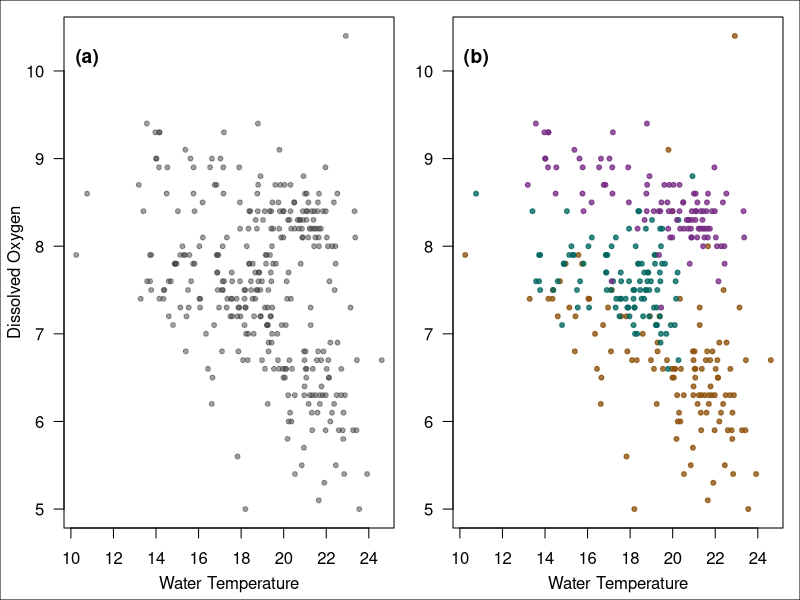

Reproduce this figure in R. (Note: this script raises an error after producing the figure.)
##############################################################
# Linear Mixed Effects Modeling
# IEP Micro-Training
# Created by Jereme W. Gaeta, IEP & CDFW
# email: Jereme.Gaeta@Wildlife.ca.gov
##############################################################

#~~~~~~~~~~~~~~~~~~~~~~~~~~~~~~~~~~~~~~~~~~
#~ Reset your environment:
#~~~~~~~~~~~~~~~~~~~~~~~~~~~~~~~~~~~~~~~~~~

# rm(list=ls())
# graphics.off()

#~~~~~~~~~~~~~~~~~~~~~~~~~~~~~~~~~~~~~~~~~~
#~ Load Libraries and custom function
#~~~~~~~~~~~~~~~~~~~~~~~~~~~~~~~~~~~~~~~~~~

library(lme4)
library(effects)

# Custom function to add text to the same position on every panel:
plot_label = function(lab="(a)", x_prop=0.08, y_prop=0.92,
                      font_type=2, fcex=1.15, usr=par('usr')){
  x_val = usr[1]+(usr[2]-usr[1])*x_prop
  y_val = usr[3]+(usr[4]-usr[3])*y_prop
  text(x = x_val, y = y_val, labels = lab, font = font_type, cex=fcex)
}


#~~~~~~~~~~~~~~~~~~~~~~~~~~~~~~~~~~~~~~~~~~
#~ Load and explore the data
#~~~~~~~~~~~~~~~~~~~~~~~~~~~~~~~~~~~~~~~~~~

dat3 = read.csv(file = "USGS_SFBWQ_3stations.csv", header=T)

head(dat3)

# set up to for loop through the stations
plot_sta = unique(dat3$Station_Number)
col_mat = matrix(data = c(140,81,10, 1,102,94, 118,42,131),
                 nrow = 3, ncol = 3, byrow = TRUE)

par(mfrow=c(1,2), oma=c(0,1.1,0,0), mar=c(3.5,2,0.75,0.75)+0.1)
plot(dat3$Discrete_Oxygen ~ dat3$Temperature, type="p", las=1, 
     ylab="", xlab = "",
     pch=20, col=gray(0.25,0.5))
plot_label(lab = "(a)", x_prop = 0.07)
mtext(text = "Dissolved Oxygen", side = 2, line = 2)
mtext(text = "Water Temperature", side = 1, line = 2.25)

plot(dat3$Discrete_Oxygen ~ dat3$Temperature, type="n", las=1, 
     ylab="", xlab = "")
mtext(text = "Water Temperature", side = 1, line = 2.25)
for(i in 1:length(plot_sta)){
  sub = subset(dat3, dat3$Station_Number == plot_sta[i])
  points(sub$Discrete_Oxygen ~ sub$Temperature, pch=20,
         col=rgb(col_mat[i,1],col_mat[i,2],col_mat[i,3],
                 maxColorValue = 255, alpha = 200))
}
plot_label(lab = "(b)", x_prop = 0.07)
box(which="outer")

##############################################################
# Random Intercept Mixed Effects Regression
##############################################################

#~~~~~~~~~~~~~~~~~~~~~~~~~~~~~~~~~~~~~~~~~~
#~ Build the linear model
#~~~~~~~~~~~~~~~~~~~~~~~~~~~~~~~~~~~~~~~~~~

mod = lm(Discrete_Oxygen ~ Temperature, data = dat3)
summary(mod)

#~~~~~~~~~~~~~~~~~~~~~~~~~~~~~~~~~~~~~~~~~~
#~ Build the random intercept model
#~~~~~~~~~~~~~~~~~~~~~~~~~~~~~~~~~~~~~~~~~~

# your grouping variable must be a factor:
dat3$fStation = factor(dat3$Station_Number)

mem = lmer(Discrete_Oxygen ~ Temperature + (1|fStation),
           data = dat3, REML = TRUE)
summary(mem)

# extract model variance terms:
sigma_mem = data.frame(VarCorr(mem))[,5]

#~~~~~~~~~~~~~~~~~~~~~~~~~~~~~~~~~~~~~~~~~~
#~ Plot the data and both models:
#~~~~~~~~~~~~~~~~~~~~~~~~~~~~~~~~~~~~~~~~~~

# create a vector that spans the observed range of temperatures for simulations
temp_seq = seq(min(dat3$Temperature), max(dat3$Temperature),
               length.out=100)

# Use the effects package to calculate a 95% CI around the grand mean model

mem_eff=Effect(focal.predictors = "Temperature", mod=mem, 
               xlevels=list(Temperature=temp_seq))
lm_eff=Effect(focal.predictors = "Temperature", mod=mod, 
              xlevels=list(Temperature=temp_seq))

# Use the random effect coefficients to generate random effect predictions 
# across the observed range of temperatures
y_15 = coef(mem)$fStation["15",1] + coef(mem)$fStation["15",2]*temp_seq
y_36 = coef(mem)$fStation["36",1] + coef(mem)$fStation["36",2]*temp_seq
y_649 = coef(mem)$fStation["649",1] + coef(mem)$fStation["649",2]*temp_seq

# plot it
par(mfrow=c(1,1), mar=c(4, 4.5, 1, 1)+0.1, oma=rep(0,4))
plot(dat3$Discrete_Oxygen ~ dat3$Temperature, type="n", las=1, 
     ylab="Dissolved Oxygen", xlab = "Water Temperature")
for(i in 1:length(plot_sta)){
  sub = subset(dat3, dat3$Station_Number == plot_sta[i])
  points(sub$Discrete_Oxygen ~ sub$Temperature, pch=20,
         col=rgb(col_mat[i,1],col_mat[i,2],col_mat[i,3],
                 maxColorValue = 255, alpha = 200))
}
lines(temp_seq, y_36, type="l", lwd=1.5,
      col=rgb(col_mat[1,1],col_mat[1,2],col_mat[1,3],
              maxColorValue = 255, alpha = 225))
lines(temp_seq, y_15, type="l", lwd=1.5,
      col=rgb(col_mat[2,1],col_mat[2,2],col_mat[2,3],
              maxColorValue = 255, alpha = 225))
lines(temp_seq, y_649, type="l", lwd=1.5,
      col=rgb(col_mat[3,1],col_mat[3,2],col_mat[3,3],
              maxColorValue = 255, alpha = 225))

polygon(x = c(temp_seq, temp_seq[100], rev(temp_seq), temp_seq[1]),
        y=c(mem_eff$lower, mem_eff$upper[100], 
            rev(mem_eff$upper), mem_eff$lower[1]),
        col=gray(0.25,0.25), 
        border=NA)

polygon(x = c(temp_seq, temp_seq[100], rev(temp_seq), temp_seq[1]),
        y=c(lm_eff$lower, lm_eff$upper[100], 
            rev(lm_eff$upper), lm_eff$lower[1]),
        col=rgb(0.7,0.1,0.1,maxColorValue = 1,alpha = 0.5), 
        border=NA)
lines(mem_eff$fit~temp_seq, lwd=3.5, col="black")
lines(lm_eff$fit~temp_seq, lwd=3.5, lty=2,
      col=rgb(0.5,0.1,0.1,maxColorValue = 1,alpha = 1))

box(which="outer")


#~~~~~~~~~~~~~~~~~~~~~~~~~~~~~~~~~~~~~~~~~~
#~ Evaluate and compare model fit:
#~~~~~~~~~~~~~~~~~~~~~~~~~~~~~~~~~~~~~~~~~~

#generate mixed effects model predictions and residuals
new_dat = data.frame(Temperature = dat3$Temperature,
                     fStation = dat3$fStation)
mem_pred=predict(object = mem, newdata = new_dat)
mem_resid = c(dat3$Discrete_Oxygen - mem_pred)


lm_hist = hist(residuals(mod), breaks=10, plot = FALSE)
lmer_hist = hist(mem_resid, breaks=10, plot = FALSE)
freq_max = max(c(lm_hist$counts, lmer_hist$counts))*1.05

#quartz()
par(mfrow=c(3,2), mar=c(4, 2.75, 1, 1)+0.1, oma=c(0,2,2.5,0))
plot(dat3$Discrete_Oxygen ~ fitted(mod), type="n", las=1, 
     cex.axis=1.1, ylab="", xlab = "")
plot_label(lab = "(a)")
mtext(text = "Observed", side = 2, line = 2.75)
mtext(text = "Predicted", side = 1, line = 2.5)
for(i in 1:length(plot_sta)){
  index = which(dat3$Station_Number == plot_sta[i])
  points(dat3$Discrete_Oxygen[index] ~ fitted(mod)[index], pch=20,
         col=rgb(col_mat[i,1],col_mat[i,2],col_mat[i,3],
                 maxColorValue = 255, alpha = 200))
}
abline(0,1)
mtext(text = "Simple Linear Regression", side = 3, line = 1, font=2)

plot(dat3$Discrete_Oxygen ~ mem_pred, type="n", las=1, 
     cex.axis=1.1, ylab="", xlab = "")
plot_label(lab = "(b)")
mtext(text = "Predicted", side = 1, line = 2.5)
for(i in 1:length(plot_sta)){
  index = which(dat3$Station_Number == plot_sta[i])
  points(dat3$Discrete_Oxygen[index] ~ mem_pred[index], pch=20,
         col=rgb(col_mat[i,1],col_mat[i,2],col_mat[i,3],
                 maxColorValue = 255, alpha = 200))
}
abline(0,1)
mtext(text = "Random Intercept\nMixed Effects Regression", side = 3, line = 0.5, font=2)

hist(residuals(mod), breaks=10, main="", xlab="", ylab="",cex.axis=1.1,
     xlim=c(-3.35, 3.35), las=1, yaxs="i", ylim=c(0,freq_max))
box(which="plot")
plot_label(lab = "(c)")
mtext(text = "Frequency", side = 2, line = 2.75)
mtext(text = "Residual", side = 1, line = 2.5)

hist(mem_resid, breaks=10, main="", 
     xlab="", ylab="",cex.axis=1.1,
     xlim=c(-3.35, 3.35), las=1, yaxs="i", ylim=c(0,freq_max))
box(which="plot")
plot_label(lab = "(d)")
mtext(text = "Residual", side = 1, line = 2.5)

#~~~~~~~~~~~~~~~~~~~~~~
plot(dat3$Temperature , residuals(mod), type="n", las=1, 
     ylab="", xlab = "",cex.axis=1.1,
     ylim=range(c(residuals(mod), mem_resid)))
plot_label(lab = "(e)")
mtext(text = "Residual", side = 2, line = 2.75)
mtext(text = "Water Temperature", side = 1, line = 2.5)
for(i in 1:length(plot_sta)){
  index = which(dat3$Station_Number == plot_sta[i])
  points(dat3$Temperature[index] , residuals(mod)[index], pch=20,
         col=rgb(col_mat[i,1],col_mat[i,2],col_mat[i,3],
                 maxColorValue = 255, alpha = 200))
}
abline(h=0)

plot(dat3$Temperature , mem_resid, 
     type="n", las=1, cex.axis=1.1,
     ylim=range(c(residuals(mod), mem_resid)),
     ylab="", xlab = "")
plot_label(lab = "(f)")
mtext(text = "Water Temperature", side = 1, line = 2.5)
for(i in 1:length(plot_sta)){
  index = which(dat3$Station_Number == plot_sta[i])
  points(dat3$Temperature[index] , 
         mem_resid[index], pch=20,
         col=rgb(col_mat[i,1],col_mat[i,2],col_mat[i,3],
                 maxColorValue = 255, alpha = 200))
}
abline(h=0)

#~~~~~~~~~~~~~~~~~~~~~~~~~~~~~~~~~~~~~~~~~~
#~ Visualize model uncertainty:
#~~~~~~~~~~~~~~~~~~~~~~~~~~~~~~~~~~~~~~~~~~

varCor = as.data.frame(VarCorr(mem))
varCor = varCor[is.na(varCor$var2),]

int_rnorm = rnorm(n = 100000, mean = fixef(mem)[1],
                  sd = varCor$sdcor[which(varCor$grp=="fStation" & 
                                            varCor$var1=="(Intercept)")])

int_rnorm_den = density(int_rnorm, cut = 0, adjust=1)
int_den = density(coef(mem)$fStation[,1], cut=0, adjust=0.25)

int_rnorm_den_df = data.frame(x = int_rnorm_den$x,
                              y_nu = int_rnorm_den$y/max(int_rnorm_den$y))
int_den_df = data.frame(x = int_den$x,
                        y_nu = int_den$y/max(int_den$y))

resid_rnorm = rnorm(n = 100000, mean = 0,
                    sd = varCor$sdcor[which(varCor$grp=="Residual")])

resid_mem = residuals(mem)
resid_mem_15 = resid_mem[which(dat3$fStation=="15")]
resid_mem_36 = resid_mem[which(dat3$fStation=="36")]
resid_mem_649 = resid_mem[which(dat3$fStation=="649")]

resid_rnorm_den = density(resid_rnorm, cut = 0, adjust=1)
resid_15_den = density(resid_mem_15, cut=0, adjust=0.75)
resid_36_den = density(resid_mem_36, cut=0, adjust=0.75)
resid_649_den = density(resid_mem_649, cut=0, adjust=0.75)

resid_rnorm_den_df = data.frame(x = resid_rnorm_den$x,
                                y_nu = resid_rnorm_den$y/max(resid_rnorm_den$y))
resid_15_den_df = data.frame(x = resid_15_den$x,
                             y_nu = resid_15_den$y/max(resid_15_den$y))
resid_36_den_df = data.frame(x = resid_36_den$x,
                             y_nu = resid_36_den$y/max(resid_36_den$y))
resid_649_den_df = data.frame(x = resid_649_den$x,
                              y_nu = resid_649_den$y/max(resid_649_den$y))


par(mfrow=c(1,2), mar=c(3.5,3,2,1.5)+0.1, oma=c(0,1,1,0))
plot(int_rnorm_den_df, ylim=c(0,1.05), las=1, type="n",
     yaxs="i", xlab="", ylab="", cex.axis=1)
mtext(text = "Relative Frequency", side = 2, line = 3, cex=1)
mtext(text = "Random Intercept", side = 1, line = 2, cex=1)
polygon(x = c(int_rnorm_den_df$x, int_rnorm_den_df$x[512],
              int_rnorm_den_df$x[1], int_rnorm_den_df$x[1]),
        y = c(int_rnorm_den_df$y_nu, 0, 0,
              int_rnorm_den_df$y_nu[1]), border=NA, col=gray(0.25,0.4))
polygon(x = c(int_den_df$x, int_den_df$x[512],
              int_den_df$x[1], int_den_df$x[1]),
        y = c(int_den_df$y_nu, 0, 0,
              int_den_df$y_nu[1]), border=NA,
        col=rgb(0.68,0.17,0.17,maxColorValue = 1,alpha = 0.66))
plot_label(lab = "(a)")

plot(resid_rnorm_den_df, ylim=c(0,1.05), las=1, type="n",
     yaxs="i", xlab="", ylab="", cex.axis=1)
mtext(text = "Residual", side = 1, line = 2, cex=1)
polygon(x = c(resid_rnorm_den_df$x, resid_rnorm_den_df$x[512],
              resid_rnorm_den_df$x[1], resid_rnorm_den_df$x[1]),
        y = c(resid_rnorm_den_df$y_nu, 0, 0,
              resid_rnorm_den_df$y_nu[1]), border=NA, col=gray(0.25,0.4))
polygon(x = c(resid_36_den_df$x, resid_36_den_df$x[512],
              resid_36_den_df$x[1], resid_36_den_df$x[1]),
        y = c(resid_36_den_df$y_nu, 0, 0,
              resid_36_den_df$y_nu[1]), border=NA,
        col=rgb(col_mat[1,1],col_mat[1,2],col_mat[1,3],
                maxColorValue = 255, alpha = 180))

polygon(x = c(resid_15_den_df$x, resid_15_den_df$x[512],
              resid_15_den_df$x[1], resid_15_den_df$x[1]),
        y = c(resid_15_den_df$y_nu, 0, 0,
              resid_15_den_df$y_nu[1]), border=NA,
        col=rgb(col_mat[2,1],col_mat[2,2],col_mat[2,3],
                maxColorValue = 255, alpha = 180))

polygon(x = c(resid_649_den_df$x, resid_649_den_df$x[512],
              resid_649_den_df$x[1], resid_649_den_df$x[1]),
        y = c(resid_649_den_df$y_nu, 0, 0,
              resid_649_den_df$y_nu[1]), border=NA,
        col=rgb(col_mat[3,1],col_mat[3,2],col_mat[3,3],
                maxColorValue = 255, alpha = 180))
plot_label(lab = "(b)")

par(fig = c(0, 1, 0, 1), oma = c(0, 4, 0, 0), mar = c(0, 0, 0, 0), new = TRUE)
plot(0, 0, type = "n", bty = "n", xaxt = "n", yaxt = "n")
legend("top", xpd=NA, legend = c("Underlying Distribution",  "Random Intercept"), pch=22,
       pt.bg=c(gray(0.3,0.3),
               rgb(0.68,0.17,0.17,maxColorValue = 1,alpha = 0.66)),
       horiz=T, pt.cex = 2, bty="n", inset=-0.01, cex=1)
legend("top", xpd=NA, pch=22, cex=1,
       legend = c("Calaveras Point", "Point San Pablo","Sacramento River"),
       pt.bg=c(rgb(col_mat[1,1],col_mat[1,2],col_mat[1,3],
                   maxColorValue = 255, alpha = 225),
               rgb(col_mat[2,1],col_mat[2,2],col_mat[2,3],
                   maxColorValue = 255, alpha = 225),
               rgb(col_mat[3,1],col_mat[3,2],col_mat[3,3],
                   maxColorValue = 255, alpha = 225)),
       horiz=T, pt.cex = 3, inset=c(0.06), bty="n")
box(which="outer")


##############################################################
# Random Slope Mixed Effects Regression
##############################################################

mem2 = lmer(Discrete_Oxygen ~ Temperature + (Temperature-1|fStation),
           data = dat3, REML = TRUE)
summary(mem2)


##############################################################
# Random Intercept and Slope Mixed Effects Regression
##############################################################

mem3 = lmer(Discrete_Oxygen ~ Temperature + (1+Temperature|fStation),
           data = dat3, REML = TRUE)
summary(mem3)
